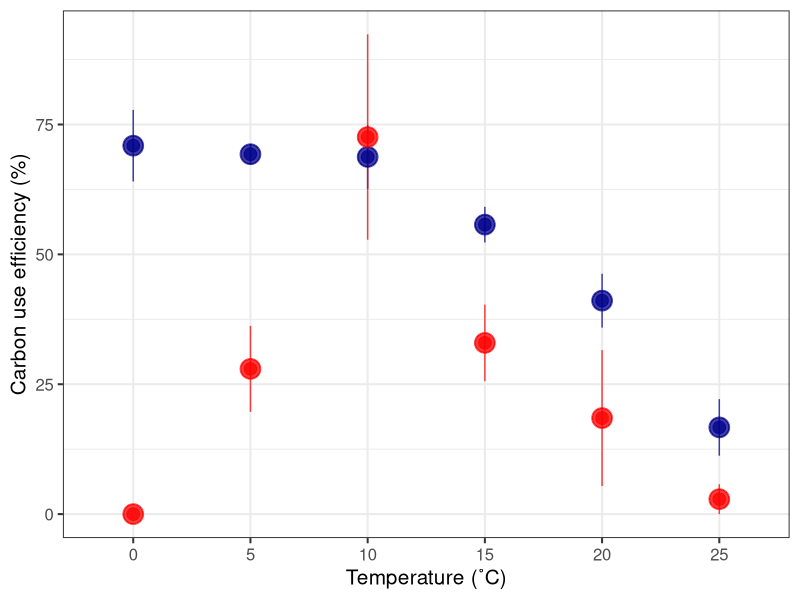

Source code (R):
# CUE script
# Jiri Subrt
# 28/07/2023

library(tidyverse)

# Getting max NP values, and corresponsing DR values
cuedata <- read.csv("data/cue/np_dr_gp_corresponding.csv")

# Set values that are negative to 0, because CUE cannot be zero
cue_capped <- cuedata %>% 
  mutate(np_dw = np_dw/1000) %>% 
  pivot_wider(names_from = measurement, values_from = np_dw) %>% 
  group_by(sample, temperature, treatment_type) %>% 
  mutate(CUE = NP / GP * 100,
         CUE = ifelse(CUE < 0, 0, CUE)) %>%  # Set negative values of CUE to 0
  dplyr::select(!c(GP, DR, NP)) 

cue_capped$temperature <- as.factor(cue_capped$temperature)
cue_capped$treatment_type <- as.factor(cue_capped$treatment_type)

colours <- c("dark blue", "red")


figure_5 <- ggplot(cue_capped, aes(x = temperature, y = CUE, fill = treatment_type, color = treatment_type)) +
  
  # Add means with SEM as points with error bars (aligned, not dodged)
  stat_summary(fun.data = function(x) {
    data.frame(
      y = mean(x),
      ymin = mean(x) - sd(x) / sqrt(length(x)),
      ymax = mean(x) + sd(x) / sqrt(length(x))
    )
  }, geom = "pointrange", size = 1.5, alpha = 0.75, position = position_identity()) +
  
  # Increase point size
  stat_summary(fun = mean, geom = "point", size = 4, alpha = 0.75, position = position_identity()) +
  
  # Set colors manually
  scale_color_manual(values = colours) +
  
  # Optional: set fill too if using shapes that include fill
  scale_fill_manual(values = colours) +
  
  # Other styling options
  ylab("Carbon use efficiency (%)") +
  xlab("Temperature (˚C)") +
  theme_bw(base_size = 15) +
  theme(legend.position = "none", legend.title = element_blank(), legend.text = element_text(size = 12))




ggsave("outcomes/cue/figure_5.png", plot = figure_5, width = 10, height = 5, dpi = 300)

